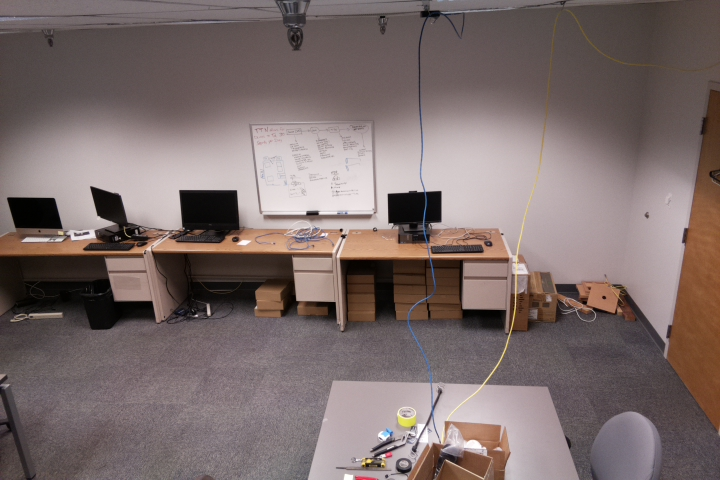
#> input picture transform_tests/test.jpg, 720 x 480 px
$ python transform2.py
#> lines starting #> are read from the running program, lines starting #| are printed output that depends on the picture
import cv2
import numpy as np

def getLocation( min_point: tuple, max_point: tuple ) -> tuple:
    """Gets the bottom center location from the bounding box of an occupant."""
    # Unpack the tuples into min/max values
    xmin, ymin = min_point
    xmax, ymax = max_point
    # Take midpoint of x-coordinate and ymax for bottom middle of box
    x_result = ( xmin + xmax ) // 2
    y_result = ymax
    # Return location
    return ( x_result, y_result )

def getGroundTruthLocations( top_L: tuple, top_R: tuple,
                            bot_L: tuple, bot_R: tuple ) -> np.ndarray:
    """Builds Ground Truth Bounding Box from locations."""
    # Pack tuples of bounding box into numpy array with dtype float-32
    return np.float32([ top_L, top_R, bot_L, bot_R ])

def getTransformMatrix( source_points: np.ndarray,
                        dest_points: np.ndarray ) -> np.ndarray:
    """Calculates transform matrix from ground truth source/dest boxes."""
    return cv2.getPerspectiveTransform( source_points, dest_points )

def getTopViewTransform( img: np.ndarray,
                         trans_matrix: np.ndarray ) -> np.ndarray:
    """Conduct top view transform on an image given the transform matrix."""
    # Get width and height dimensions of original image
    shape = img.shape[:-1]
    return cv2.warpPerspective( img, trans_matrix, shape )

def transformCentroidLocation( src: tuple, mat: np.ndarray ) -> tuple:
    """Perform a top view transform on a single location."""
    xterm, yterm = src
    new_x = ( mat[0][0] * xterm + mat[0][1] * yterm + mat[0][2] ) // \
            ( mat[2][0] * xterm + mat[2][1] * yterm + mat[2][2] )
    new_y = ( mat[1][0] * xterm + mat[1][1] * yterm + mat[1][2] ) // \
            ( mat[2][0] * xterm + mat[2][1] * yterm + mat[2][2] )
    return new_x, new_y

def plotGroundTruthLocations( img: np.ndarray, points: np.ndarray,
                              size=10, color="red" ):
    """Plots the Ground Truth Locations on an image."""
    # Define color options
    colors = { "black"  : (0,0,0),
               'k'      : (0,0,0),
               "red"    : (0,0,255),
               'r'      : (0,0,255),
               "green"  : (0,255,0),
               'g'      : (0,255,0),
               "yellow" : (0,255,255),
               'y'      : (0,255,255),
               "blue"   : (255,0,0),
               'b'      : (255,0,0),
               "purple" : (255,0,255),
               'p'      : (255,0,255),
               "cyan"   : (255,255,0),
               'c'      : (255,255,0),
               "white"  : (255,255,255),
               'w'      : (255,255,255) }
    # Copy input image
    img_copy = img.copy()
    # Check user input matches color key
    if color not in colors:
        raise Exception( "[-] Invalid argument for color parameter." )
    # Iterate through each point of ground truth locations and plot circle
    for point in points:
        int_point = list( np.array( point, dtype=int ) )
        img_copy = cv2.circle( img_copy, tuple(int_point),
                               size, colors[color], -1 )
    # Return the image copy
    return img_copy

def displayImage( img, img_name="", title="image",
                  resize=True, fromFile=False ):
    """Display cv2 image and wait for keypress."""
    # Check to display image from file instead of using img parameter
    if fromFile:
        img = cv2.imread( img_name )
        # Check for incorrect filename of image
        if img is None:
            raise Exception( "[-] Invalid filename for image display." )

    # Check if image is to be resizable, create resizable window
    if resize:
        cv2.namedWindow( title, cv2.WINDOW_NORMAL )
    cv2.imshow( title, img )
    # Wait for keypress to continue
    cv2.waitKey(0)

def main():
    """Main function to execute."""
    # Load and display original images
    edge2 = cv2.imread( "test.jpg" )
#> edge2 is the input picture: shape (480, 720, 3); mean B, G, R 107, 108.6, 123.5
    edge5 = cv2.imread( "edge5.jpg" )
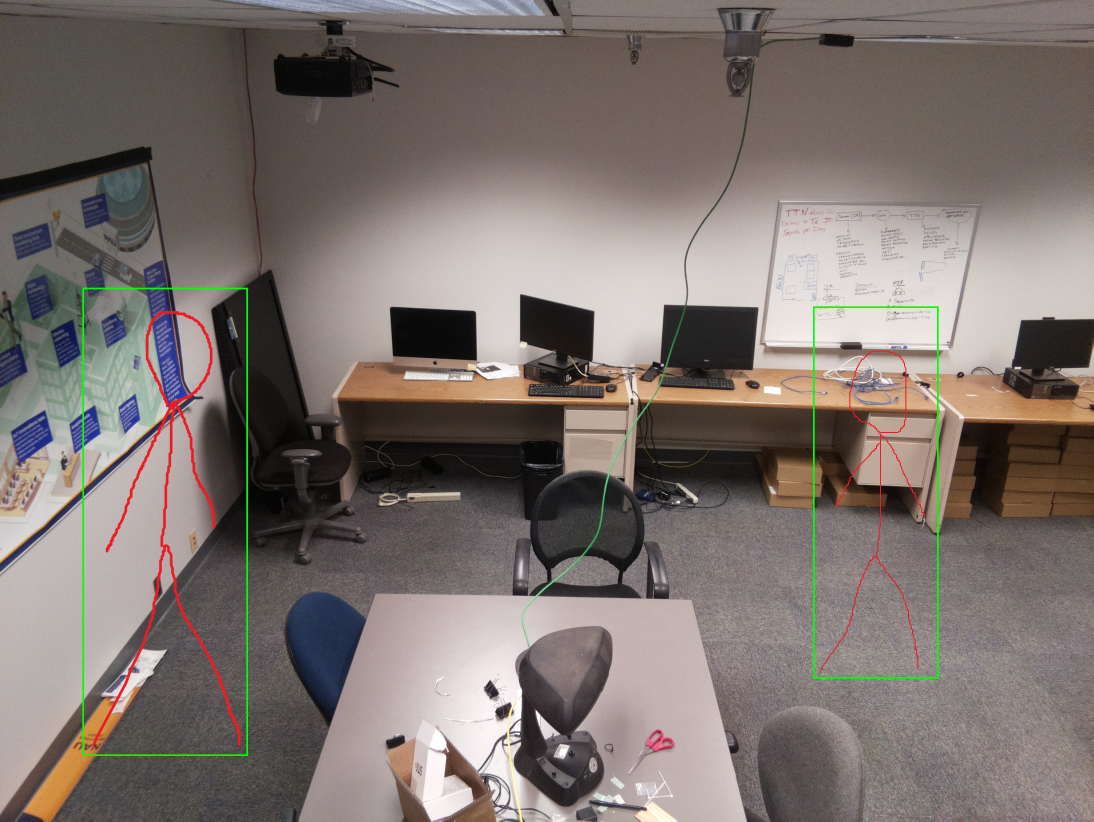
#> input picture transform_tests/edge5.jpg, 3280 x 2464 px (shown at 1/3 size)
#> edge5 is the input picture: shape (2464, 3280, 3); mean B, G, R 110.6, 115, 124.7
    displayImage( edge2, title="edge2" )
    displayImage( edge5, title="edge5" )

    # Define source ground truth bounding boxes
    source_edge2 = getGroundTruthLocations( [1050, 1465], [2805, 1485],
                                            [595,  2460], [3270, 2130] )
    source_edge5 = getGroundTruthLocations( [845,  1370], [2785, 1600],
                                            [100,  2420], [3230, 2425] )

    # Define destination ground truth bounding box
    dest_edge2 = getGroundTruthLocations( [900,   150], [2560,  150],
                                          [1300, 1700], [2560, 1385] )
    dest_edge5 = getGroundTruthLocations( [25,    200], [1500,  630],
                                          [25,   1920], [1500, 1820] )

    # Plot and display source/destination ground truth bounding box
    edge2 = plotGroundTruthLocations( edge2, source_edge2, size=25, color='c' )
    edge2 = plotGroundTruthLocations( edge2, dest_edge2, size=25, color='y' )
    edge5 = plotGroundTruthLocations( edge5, source_edge5, size=25, color='c' )
    edge5 = plotGroundTruthLocations( edge5, dest_edge5, size=25, color='y' )
    displayImage( edge2, title="edge2" )
    displayImage( edge5, title="edge5" )

    # Plot and display sample occupant locations
    locA_2 = getLocation( [545, 1325], [881, 2213] )
    locB = getLocation( [2725, 817], [3113, 2017] )
    locX_2 = ( 1545, 1621 )
    locY_2 = ( 157, 2297 )
    locZ_2 = ( 730, 1600 )
    edge2 = plotGroundTruthLocations( edge2, [locA_2,locB,locX_2,locZ_2,locY_2],
                                      size=25, color='r' )
    locC = getLocation( [250, 865], [737, 2265] )
    locA_5 = getLocation( [2441, 925], [2817, 2033] )
    locX_5 = ( 2773, 1565 )
    locY_5 = ( 2090, 2105 )
    locZ_5 = ( 1890, 1525 )
    edge5 = plotGroundTruthLocations( edge5, [locC,locA_5,locX_5,locZ_5,locY_5],
                                      size=25, color='r' )
    displayImage( edge2, title="edge2" )
    displayImage( edge5, title="edge5" )

    # Get perspective transform matrix
    matrix_edge2 = getTransformMatrix( source_edge2, dest_edge2 )
    matrix_edge5 = getTransformMatrix( source_edge5, dest_edge5 )

    # Perform top view transformation
    edge2_topview = getTopViewTransform( edge2, matrix_edge2 )
#> in getTopViewTransform, `return cv2.warpPerspective( img, trans_matrix, shape )`: returned value: shape (720, 480, 3); every value is 0
    edge5_topview = getTopViewTransform( edge5, matrix_edge5 )
#> in getTopViewTransform (call 2), `return cv2.warpPerspective( img, trans_matrix, shape )`:
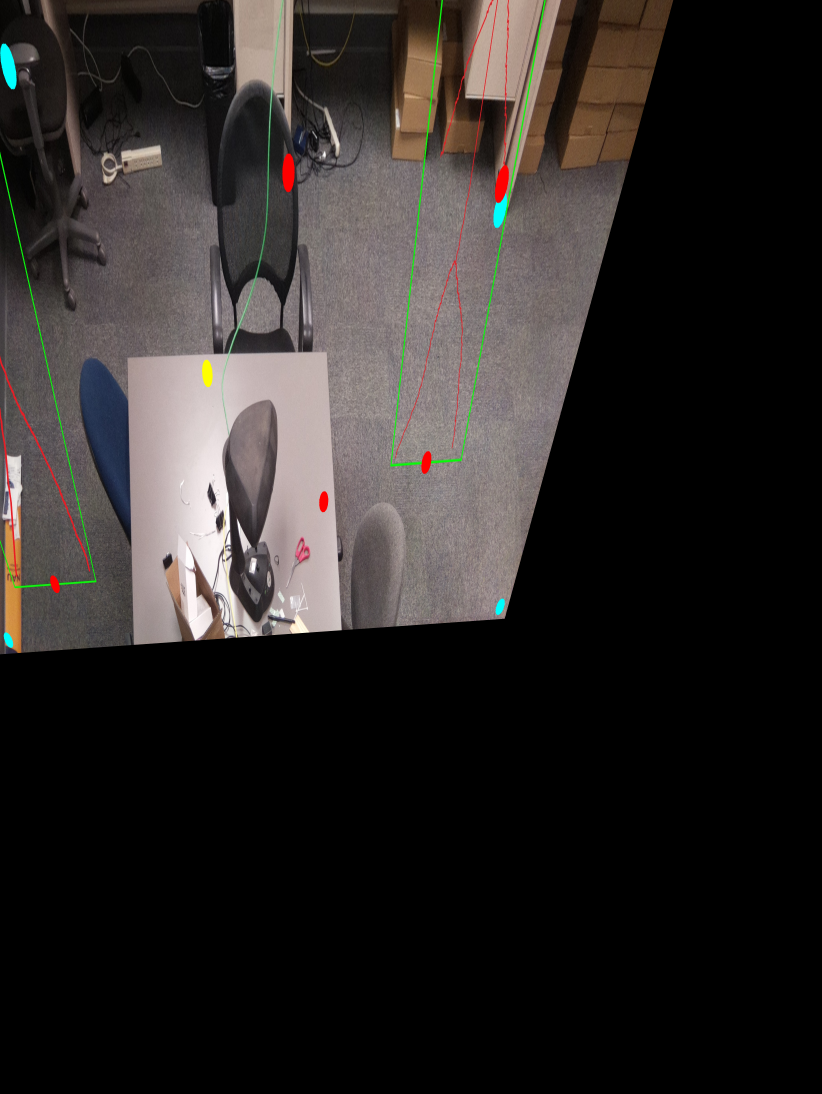
#> returned value: shape (3280, 2464, 3) (shown at 1/3 size); mean of channels 0, 1, 2 38.9, 40.5, 44.5; drawn as B, G, R
    displayImage( edge2_topview, title="edge2 topview" )
    displayImage( edge5_topview, title="edge5 topview" )

    # Get transformed location of occupants and plot over images to verify
    new_locB = transformCentroidLocation( locB, matrix_edge2 )
    new_locA_2 = transformCentroidLocation( locA_2, matrix_edge2 )
    new_locX_2 = transformCentroidLocation( locX_2, matrix_edge2 )
    new_locY_2 = transformCentroidLocation( locY_2, matrix_edge2 )
    new_locZ_2 = transformCentroidLocation( locZ_2, matrix_edge2 )
    edge2_topview = plotGroundTruthLocations( edge2_topview,
                                              [new_locA_2, new_locB,
                                               new_locX_2, new_locY_2,
                                               new_locZ_2],
                                              size=25, color='p' )
    new_locC = transformCentroidLocation( locC, matrix_edge5 )
    new_locA_5 = transformCentroidLocation( locA_5, matrix_edge5 )
    new_locX_5 = transformCentroidLocation( locX_5, matrix_edge5 )
    new_locY_5 = transformCentroidLocation( locY_5, matrix_edge5 )
    new_locZ_5 = transformCentroidLocation( locZ_5, matrix_edge5 )
    edge5_topview = plotGroundTruthLocations( edge5_topview,
                                              [new_locC, new_locA_5,
                                               new_locX_5, new_locY_5,
                                               new_locZ_5],
                                              size=25, color='p' )
    displayImage( edge2_topview, title="edge2 topview" )
    displayImage( edge5_topview, title="edge5 topview" )

    print( [new_locA_2, new_locB, new_locX_2, new_locZ_2,
            new_locA_5, new_locC, new_locX_5, new_locZ_5] )

    # Create output plot of centroids
    print( edge5_topview.shape )
    print( edge2_topview.shape )
    plot_shape = edge5_topview.shape
    plot = np.zeros( plot_shape, dtype=np.uint8 )
    plot = plotGroundTruthLocations( plot, [new_locA_2, new_locA_5],
                                     size=25, color='r' )
    plot = plotGroundTruthLocations( plot, [new_locX_2, new_locX_5], size=25,
                                     color='c' )
    plot = plotGroundTruthLocations( plot, [new_locY_2, new_locY_5], size=25,
                                     color='w' )
    plot = plotGroundTruthLocations( plot, [new_locZ_2, new_locZ_5], size=25,
                                     color='g' )
    plot = plotGroundTruthLocations( plot, [new_locB], size=25, color='y' )
    plot = plotGroundTruthLocations( plot, [new_locC], size=25, color='p' )
    displayImage( plot, title="top view plot" )

if __name__ == "__main__":
    main()
